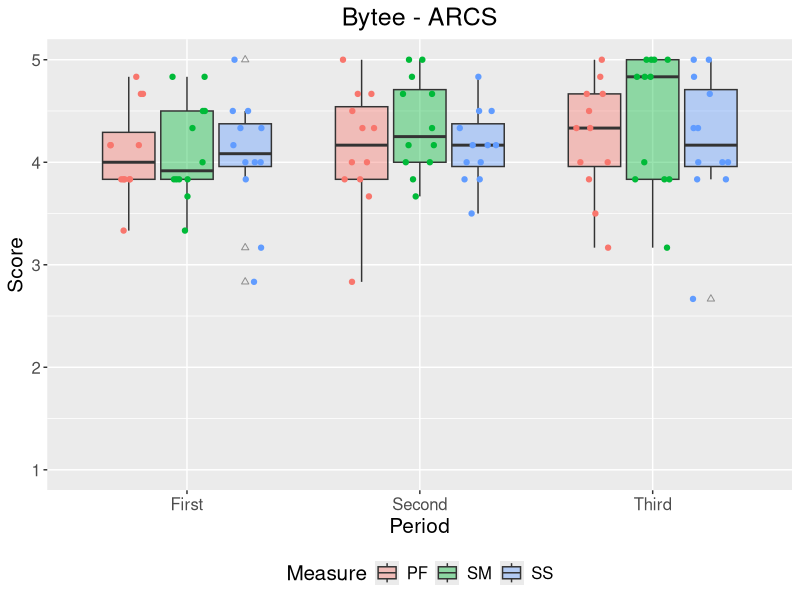

Generate this figure with R:
library(ggplot2)
library(plyr)
library(dplyr)

# ---------------- #
# RED:   "#F8766D" #
# *BLUE: "#01BFC4" #
# GREEN: "#00ba38" #
# BLUE:  "#619cff" #
# ---------------- #


### Set File Path for Window Environment
setwd('C:/Users/LeeSooHwan/Desktop/github/byteeVisualization')
### Set File Path for Mac Environment
setwd("/Users/Soohwan/Desktop/github/byteeVisualization")

### Load Data
# Load
byteeAverage <- read.csv(file = "./data/userEvaluation/revisedData/byteeAverage.csv", header=T, fileEncoding="UTF-8-BOM")

# set Factors
byteeAverage$participant <- as.factor(byteeAverage$participant)
byteeAverage$measure <- as.factor(byteeAverage$measure)
byteeAverage$period <- as.factor(byteeAverage$period)
byteeAverage$score <- as.numeric(byteeAverage$score)

### Box Plot Preparation
# Start Y axis from n
require(scales)
my_trans <- function(from=0) 
{
  trans <- function(x) x-from
  inv <- function(x) x+from
  trans_new("myscale", trans, inv, 
            domain = c(from, Inf))
}

# Elicit each measure from main dataframe
byteeAveragePF <- subset(byteeAverage, measure == 'PF')
byteeAverageSM <- subset(byteeAverage, measure == 'SM')
byteeAverageSS <- subset(byteeAverage, measure == 'SS')


### Drawing Box Plot
# Draw Box Plot for Bytee Average
byteeAverage$score <- as.numeric(byteeAverage$score)
byteeAverage$period <- factor(byteeAverage$period, level = c("first", "second", "third"))
byteeAverage$measure <- factor(byteeAverage$measure, level = c("PF", "SM", "SS"))

periodLabel <- c("First","Second", "Third") # Label should be revised!!!
measureLabel <- c("PF","SM", "SS") # Label should be revised!!!

byteeAveragePlot <- ggplot(byteeAverage, aes(x=period, y=score, fill=measure)) + 
  geom_boxplot(alpha=0.4, outlier.color = 'black',outlier.shape = 2) + 
  scale_x_discrete(labels=periodLabel) +
  scale_fill_discrete(labels=measureLabel) +
  scale_y_continuous(trans = my_trans( from=1),breaks = c(1,2,3,4,5)) + 
  coord_cartesian(ylim = c(1, 5)) +
  geom_point(aes(colour = measure), position=position_jitterdodge(), show.legend = F) +
  labs(title="Bytee - ARCS", x="Period", y = "Score", fill = "Measure") + 
  theme(plot.title = element_text(hjust = 0.5), text=element_text(size=15),legend.position = "bottom")
byteeAveragePlot
